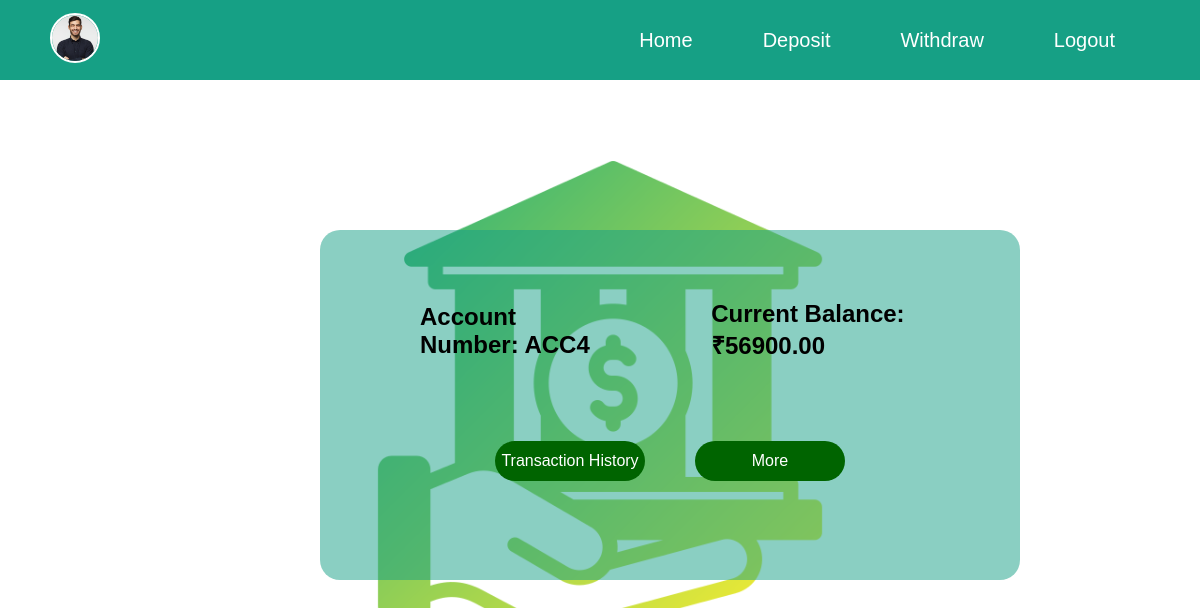
The app's page /home/ (signed in) with its own data.
### appbank/models.py (models this page shows, shortened)
class Customer(models.Model):
    user = models.OneToOneField('CustomUser', on_delete=models.CASCADE, related_name='customer_profile')
    name = models.CharField(max_length=100)
    email = models.EmailField(unique=True)
    account_number = models.CharField(max_length=20, unique=True, blank=True, null=True)
    balance = models.DecimalField(max_digits=12, decimal_places=2, default=0.00)
    dob = models.DateField()
    age = models.IntegerField()
    pan_number = models.CharField(max_length=10)
    address = models.TextField()
    phone = models.CharField(max_length=15)
    aadhar_number = models.CharField(max_length=12)
    initial_amount = models.DecimalField(max_digits=12, decimal_places=2, default=0.00)
    profile_image = models.ImageField(upload_to='profile_images/', null=True, blank=True)
    class Meta:
        verbose_name = "Customer"
        verbose_name_plural = "Customers"

### appbank/views.py (the view)
# urls.py: path('home/', views.home, name='home'),
def home(request):
    customer = request.user.customer_profile
    return render(request, 'home.html', {
        'account_number': customer.account_number,
        'balance': customer.balance+customer.initial_amount,
        'customer': customer,
    })

### templates/home.html (shortened to what this page needs)
<!DOCTYPE html>
<html lang="en">
<head>
</head>
<body>
<nav class="nav">
    {% if customer.profile_image %}
        <a href="{% url 'profile' customer.user.id %}">
    <img src="{{ customer.profile_image.url }}" alt="Profile Image" width="100" height="100">
</a>
    {% else %}
        <p>No profile image uploaded.</p>
    {% endif %}
    <ul>
            <li><a href="#">Home</a></li>
            <li><a href="{% url 'deposit' %}">Deposit</a></li>
            <li><a href="{% url 'withdraw' %}">Withdraw</a></li>
            <li><a href="{% url 'logout' %}">Logout</a></li>
        </ul>
</nav>
<div class="container-box">
<div class="container">
    <div class="detail1">
        <h2>Account Number: {{ account_number }}</h2>
    </div>
    <div class="detail2">
        <h2>Current Balance: ₹{{ balance }}</h2>
    </div>
</div>
<div class="buttons">
    <div class="btn1">
    <a href="{% url 'transaction_history' customer.account_number %}">
        <button>Transaction History</button>
    </a>
</div>
    <div class="btn2">
         <a href="{% url 'more' %}">
        <button>More</button>
         </a>
    </div>
</div>
</div>
</body>
</html>

### templates/home.html (style rules this page uses)
* { margin: 0; padding: 0; box-sizing: border-box; font-family: 'Poppins', sans-serif; }
body { background-image: url('/static/image/index_img.png'); background-size: 40%; background-repeat: no-repeat; background-position: center; width: 100vw; height: 100vh; border-radius: 20px; }
.nav { background-color: #16A085; height: 80px; width: 100%; display: flex; align-items: center; justify-content: space-between; padding: 0 50px; box-sizing: border-box; }
.nav img { width: 50px; height: 50px; border-radius: 50%; object-fit: cover; border: 2px solid white; }
.nav ul { list-style: none; display: flex; margin: 0; padding: 0; }
.nav ul li { margin: 0 20px; }
.nav ul li a { color: white; font-size: 20px; text-decoration: none; padding: 10px 15px; }
.container { display: flex; justify-content: center; align-items: center; gap: 50px; margin-top: 150px; width: 80%; max-width: 1000px; margin-left: auto; margin-right: auto; padding-top:60px; }
.detail1, .detail2 { display: flex; align-items: center; justify-content: center; padding: 10px 30px; border-radius: 5px; color: #fff; }
.detail1 h2, .detail2 h2 { margin: 0; padding: 0; font-size: 24px; color: black; }
.buttons { display: flex; justify-content: center; gap: 50px; align-items: center; margin-top: 70px; }
.btn1, .btn2 { display: inline-flex; align-items: center; justify-content: center; }
button { background: DarkGreen; border-radius: 20px; width: 150px; height: 40px; border: none; transition: color 0.3s ease, background 0.3s ease; color: #fff; font-size: 16px; cursor: pointer; }
.container-box { background-blend-mode: multiply; background-color:rgba(22, 160, 133, 0.5); width:700px; height:350px; justify-content:center; align-items:center; margin-left:320px; border-radius:20px; }

### records on screen
Customer: profile_image (picture), account_number "ACC4"

### other values on screen
{{ balance }} "56900.00"
